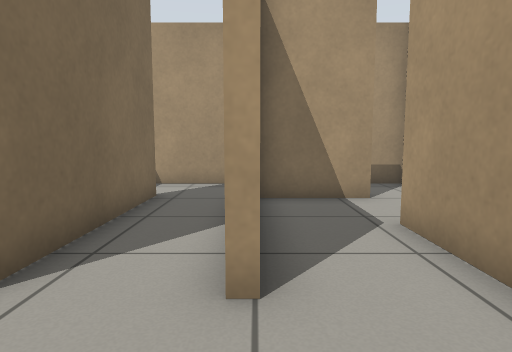
[1] (above)

12 first-person views from a walk through a robot-simulator world made for Gazebo. The camera is 0.69 m above the floor, tilts 6° down and sees 75° across. The floor is counted in squares, 0.5 m on a side. Each view is taken from the middle of a square. On the plan, view 1 faces up. The plan holds only what a view shows up to about 15 squares ahead; the rest is blank.

[2]
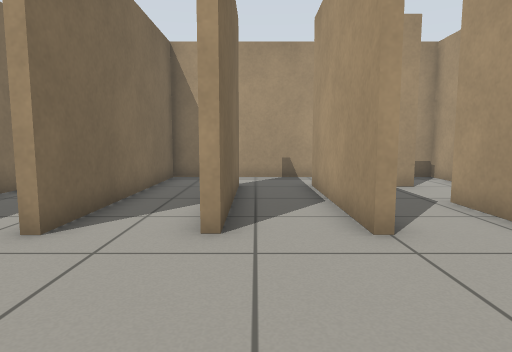

[3]
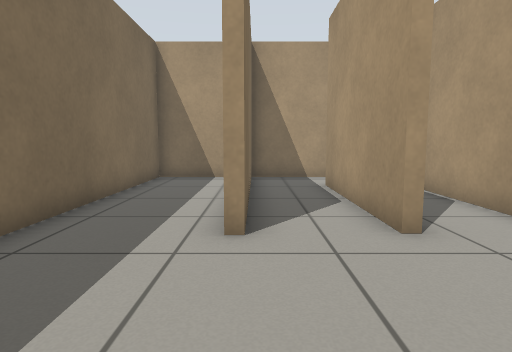

[4]
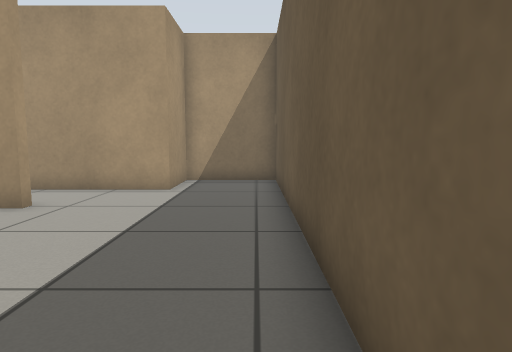

[5]
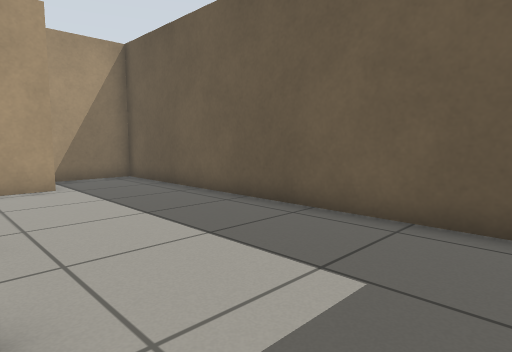

[6]
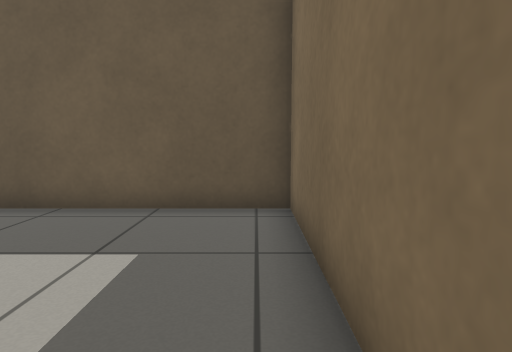

[7]
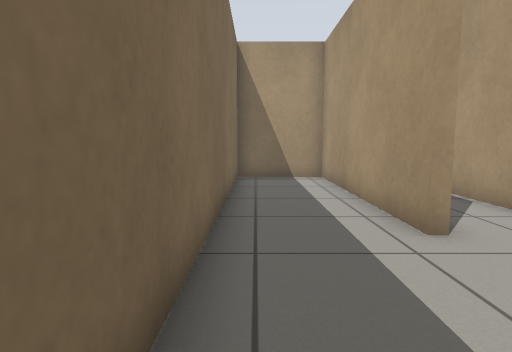

[8]
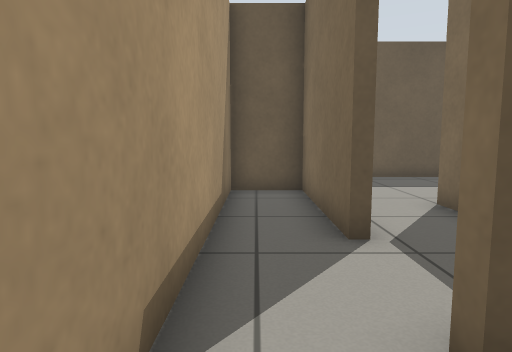

[9]
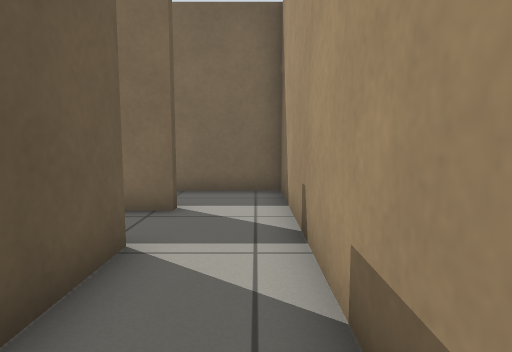

[10]
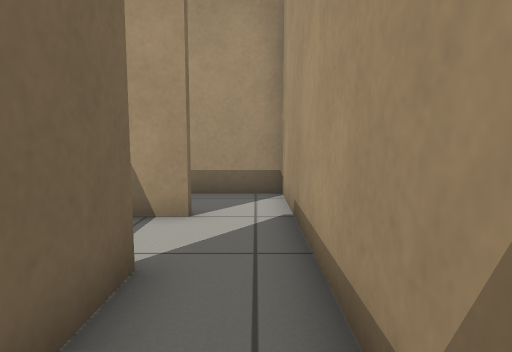

[11]
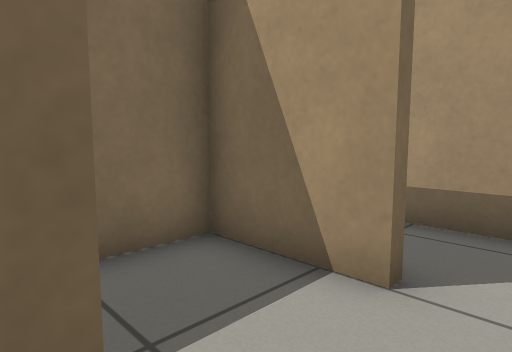

[12]
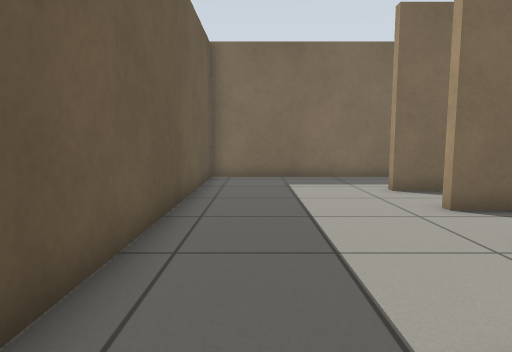

### Floor plan
Points are (right, up) in squares from view 1. A wall is a line through its corners. A room is listed if a view was taken in it or the views show most of it. See-through windows are left out.
Room 1 (views 1, 2, 3, 4, 5, 6, 7, 8, 9, 10, 11, 12)
walls: (-2.8, 2.8) (-2.8, 8.4); (0, 3.6) (0, 2.8) (-0.3, 2.8) (-0.3, 8.3) (2.7, 8.3) (2.7, 8) (0, 8) (0, 6.4); (-5.5, 2.8) (-5.5, 10.7) (-8.7, 10.7) (-8.7, -2.7) (4.7, -2.7) (4.7, 0.4) (2.4, 0.4) (2.4, 5.5); (-2.5, 8.4) (-2.5, 2.8); (2.7, 5.5) (2.7, 0.7) (4.7, 0.7) (4.7, 10.7) (-5.2, 10.7) (-5.2, 2.8)

Positions as (right, up) in squares from view 1, and headings:
1: (0, 0), facing up
2: (-2, -2), facing up
3: (-5, -2), facing up
4: (-7, -2), facing right
5: (-8, 3), facing down-right
6: (-8, 4), facing down
7: (-8, -2), facing up
8: (4, 10), facing down
9: (4, 10), facing left
10: (4, 2), facing up
11: (4, 5), facing up-left
12: (4, -1), facing left
